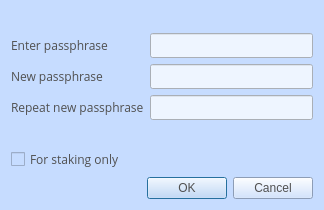
<?xml version="1.0" encoding="UTF-8"?>
<ui version="4.0">
 <class>AskPassphraseDialog</class>
 <widget class="QDialog" name="AskPassphraseDialog">
  <property name="geometry">
   <rect>
    <x>0</x>
    <y>0</y>
    <width>324</width>
    <height>209</height>
   </rect>
  </property>
  <property name="font">
   <font>
    <family>Open Sans,sans-serif</family>
   </font>
  </property>
  <property name="windowTitle">
   <string>Passphrase Dialog</string>
  </property>
  <property name="styleSheet">
   <string notr="true">color:#505050;
font-family:'Open Sans,sans-serif';
background-color:rgb(198, 220, 255);</string>
  </property>
  <layout class="QVBoxLayout" name="verticalLayout">
   <item>
    <widget class="QLabel" name="warningLabel">
     <property name="textFormat">
      <enum>Qt::RichText</enum>
     </property>
     <property name="wordWrap">
      <bool>true</bool>
     </property>
    </widget>
   </item>
   <item>
    <layout class="QFormLayout" name="formLayout">
     <property name="fieldGrowthPolicy">
      <enum>QFormLayout::AllNonFixedFieldsGrow</enum>
     </property>
     <item row="0" column="0">
      <widget class="QLabel" name="passLabel1">
       <property name="text">
        <string>Enter passphrase</string>
       </property>
      </widget>
     </item>
     <item row="0" column="1">
      <widget class="QLineEdit" name="passEdit1">
       <property name="styleSheet">
        <string notr="true">background-color:rgb(238,245,255);</string>
       </property>
       <property name="echoMode">
        <enum>QLineEdit::Password</enum>
       </property>
      </widget>
     </item>
     <item row="1" column="0">
      <widget class="QLabel" name="passLabel2">
       <property name="text">
        <string>New passphrase</string>
       </property>
      </widget>
     </item>
     <item row="1" column="1">
      <widget class="QLineEdit" name="passEdit2">
       <property name="styleSheet">
        <string notr="true">background-color:rgb(238,245,255);</string>
       </property>
       <property name="echoMode">
        <enum>QLineEdit::Password</enum>
       </property>
      </widget>
     </item>
     <item row="2" column="0">
      <widget class="QLabel" name="passLabel3">
       <property name="text">
        <string>Repeat new passphrase</string>
       </property>
      </widget>
     </item>
     <item row="2" column="1">
      <widget class="QLineEdit" name="passEdit3">
       <property name="styleSheet">
        <string notr="true">background-color:rgb(238,245,255);</string>
       </property>
       <property name="echoMode">
        <enum>QLineEdit::Password</enum>
       </property>
      </widget>
     </item>
     <item row="3" column="1">
      <widget class="QLabel" name="capsLabel">
       <property name="font">
        <font>
         <family>Open Sans,sans-serif</family>
        </font>
       </property>
       <property name="text">
        <string/>
       </property>
       <property name="alignment">
        <set>Qt::AlignCenter</set>
       </property>
      </widget>
     </item>
     <item row="4" column="0">
      <widget class="QCheckBox" name="stakingCheckBox">
       <property name="enabled">
        <bool>true</bool>
       </property>
       <property name="visible">
        <bool>false</bool>
       </property>
       <property name="toolTip">
        <string>Serves to disable the trivial sendmoney when OS account compromised. Provides no real security.</string>
       </property>
       <property name="text">
        <string>For staking only</string>
       </property>
      </widget>
     </item>
    </layout>
   </item>
   <item>
    <widget class="QDialogButtonBox" name="buttonBox">
     <property name="orientation">
      <enum>Qt::Horizontal</enum>
     </property>
     <property name="standardButtons">
      <set>QDialogButtonBox::Cancel|QDialogButtonBox::Ok</set>
     </property>
    </widget>
   </item>
  </layout>
 </widget>
 <resources/>
 <connections>
  <connection>
   <sender>buttonBox</sender>
   <signal>accepted()</signal>
   <receiver>AskPassphraseDialog</receiver>
   <slot>accept()</slot>
   <hints>
    <hint type="sourcelabel">
     <x>248</x>
     <y>254</y>
    </hint>
    <hint type="destinationlabel">
     <x>157</x>
     <y>274</y>
    </hint>
   </hints>
  </connection>
  <connection>
   <sender>buttonBox</sender>
   <signal>rejected()</signal>
   <receiver>AskPassphraseDialog</receiver>
   <slot>reject()</slot>
   <hints>
    <hint type="sourcelabel">
     <x>316</x>
     <y>260</y>
    </hint>
    <hint type="destinationlabel">
     <x>286</x>
     <y>274</y>
    </hint>
   </hints>
  </connection>
 </connections>
</ui>
